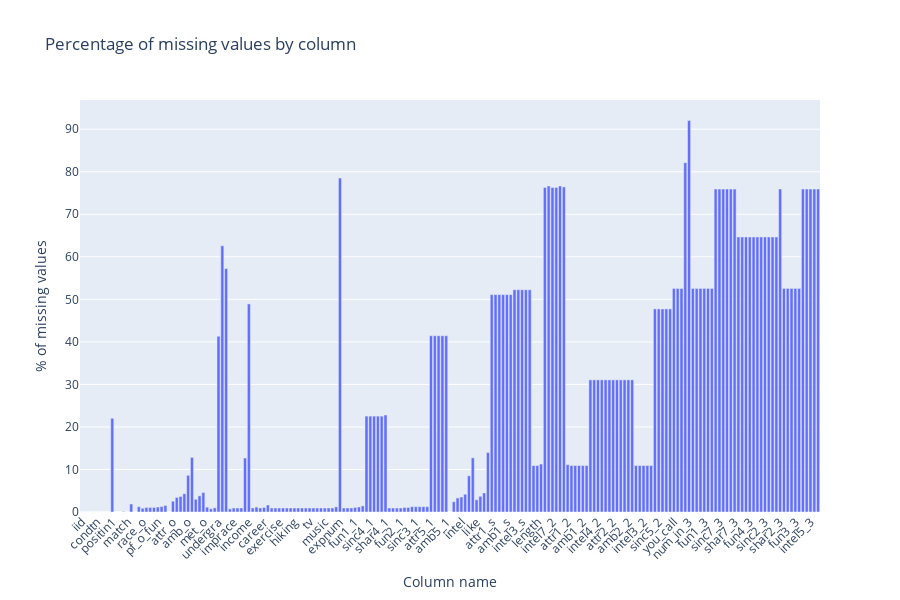

This figure's notebook cell:
### Markdown cell above
Let's visualise the percentage of missing values in each column:

### Code cell
# Visualise missing values by column
fig = px.bar(missing_percentage_df, 
             x='Column', 
             y='Missing Percentage', 
             title='Percentage of missing values by column',
             labels={'Missing Percentage': '% of missing values', 'Column': 'Column name'},
             height=600)

fig.update_layout(xaxis_tickangle=-45)  # Rotate x-axis labels for better readability
fig.show()

### Figure 1 — Plotly figure (JSON) as saved in the notebook; plotly's stock layout.template omitted (floating-point values rounded to 4 significant figures; data arrays with more than 128 entries replaced by an {"elided": "..."} marker saying what was removed)
{"data": [{"alignmentgroup": "True", "hovertemplate": "Column name=%{x}<br>% of missing values=%{y}<extra></extra>", "legendgroup": "", "marker": {"color": "#636efa", "pattern": {"shape": ""}}, "name": "", "offsetgroup": "", "orientation": "v", "showlegend": false, "textposition": "auto", "type": "bar", "x": {"elided": "195 str values"}, "xaxis": "x", "y": {"elided": "195 float values"}, "yaxis": "y"}], "layout": {"barmode": "relative", "height": 600, "legend": {"tracegroupgap": 0}, "title": {"text": "Percentage of missing values by column"}, "xaxis": {"anchor": "y", "domain": [0, 1], "tickangle": -45, "title": {"text": "Column name"}}, "yaxis": {"anchor": "x", "domain": [0, 1], "title": {"text": "% of missing values"}}}}
